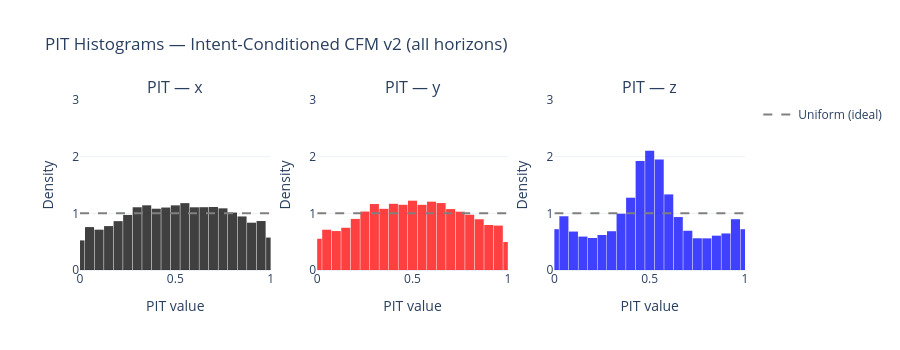

Source (notebook cell):
### Markdown cell above
## PIT Histograms (all data)

A well-calibrated model produces PIT values that are uniform on [0,1].
- **U-shaped**: under-dispersed (ensemble too narrow)
- **Hump-shaped** (peaked at 0.5): over-dispersed (ensemble too wide)
- **Flat**: perfect calibration

### Code cell
axis_names = ["x", "y", "z"]
axis_colors = ["black", "red", "blue"]
nbins = 20

fig = make_subplots(rows=1, cols=3, horizontal_spacing=0.07,
                    subplot_titles=[f"PIT — {a}" for a in axis_names])

pits_flat = pits.reshape(-1, 3)
for d in range(3):
    u = pits_flat[:, d]
    fig.add_trace(go.Histogram(
        x=u, nbinsx=nbins, histnorm="probability density",
        marker=dict(color=axis_colors[d]), opacity=0.75,
        name=axis_names[d], showlegend=False,
    ), row=1, col=d+1)
    fig.add_trace(go.Scatter(
        x=[0, 1], y=[1, 1], mode="lines",
        line=dict(dash="dash", color="gray", width=2),
        showlegend=(d==0), name="Uniform (ideal)",
    ), row=1, col=d+1)
    fig.update_xaxes(title_text="PIT value", range=[0, 1], row=1, col=d+1)
    fig.update_yaxes(title_text="Density", range=[0, 3], row=1, col=d+1)

fig.update_layout(
    height=350, width=900, template="plotly_white",
    title="PIT Histograms — Intent-Conditioned CFM v2 (all horizons)",
    bargap=0.05,
)
fig.show()

### Figure 1 — Plotly figure (JSON) as saved in the notebook; plotly's stock layout.template omitted (floating-point values rounded to 4 significant figures; data arrays with more than 128 entries replaced by an {"elided": "..."} marker saying what was removed)
{"data": [{"histnorm": "probability density", "marker": {"color": "black"}, "name": "x", "nbinsx": 20, "opacity": 0.75, "showlegend": false, "type": "histogram", "x": {"elided": "24000 float values"}, "xaxis": "x", "yaxis": "y"}, {"line": {"color": "gray", "dash": "dash", "width": 2}, "mode": "lines", "name": "Uniform (ideal)", "showlegend": true, "type": "scatter", "x": [0, 1], "xaxis": "x", "y": [1, 1], "yaxis": "y"}, {"histnorm": "probability density", "marker": {"color": "red"}, "name": "y", "nbinsx": 20, "opacity": 0.75, "showlegend": false, "type": "histogram", "x": {"elided": "24000 float values"}, "xaxis": "x2", "yaxis": "y2"}, {"line": {"color": "gray", "dash": "dash", "width": 2}, "mode": "lines", "name": "Uniform (ideal)", "showlegend": false, "type": "scatter", "x": [0, 1], "xaxis": "x2", "y": [1, 1], "yaxis": "y2"}, {"histnorm": "probability density", "marker": {"color": "blue"}, "name": "z", "nbinsx": 20, "opacity": 0.75, "showlegend": false, "type": "histogram", "x": {"elided": "24000 float values"}, "xaxis": "x3", "yaxis": "y3"}, {"line": {"color": "gray", "dash": "dash", "width": 2}, "mode": "lines", "name": "Uniform (ideal)", "showlegend": false, "type": "scatter", "x": [0, 1], "xaxis": "x3", "y": [1, 1], "yaxis": "y3"}], "layout": {"annotations": [{"font": {"size": 16}, "showarrow": false, "text": "PIT — x", "x": 0.1433, "xanchor": "center", "xref": "paper", "y": 1, "yanchor": "bottom", "yref": "paper"}, {"font": {"size": 16}, "showarrow": false, "text": "PIT — y", "x": 0.5, "xanchor": "center", "xref": "paper", "y": 1, "yanchor": "bottom", "yref": "paper"}, {"font": {"size": 16}, "showarrow": false, "text": "PIT — z", "x": 0.8567, "xanchor": "center", "xref": "paper", "y": 1, "yanchor": "bottom", "yref": "paper"}], "bargap": 0.05, "height": 350, "title": {"text": "PIT Histograms — Intent-Conditioned CFM v2 (all horizons)"}, "width": 900, "xaxis": {"anchor": "y", "domain": [0, 0.2867], "range": [0, 1], "title": {"text": "PIT value"}}, "xaxis2": {"anchor": "y2", "domain": [0.3567, 0.6433], "range": [0, 1], "title": {"text": "PIT value"}}, "xaxis3": {"anchor": "y3", "domain": [0.7133, 1], "range": [0, 1], "title": {"text": "PIT value"}}, "yaxis": {"anchor": "x", "domain": [0, 1], "range": [0, 3], "title": {"text": "Density"}}, "yaxis2": {"anchor": "x2", "domain": [0, 1], "range": [0, 3], "title": {"text": "Density"}}, "yaxis3": {"anchor": "x3", "domain": [0, 1], "range": [0, 3], "title": {"text": "Density"}}}}
